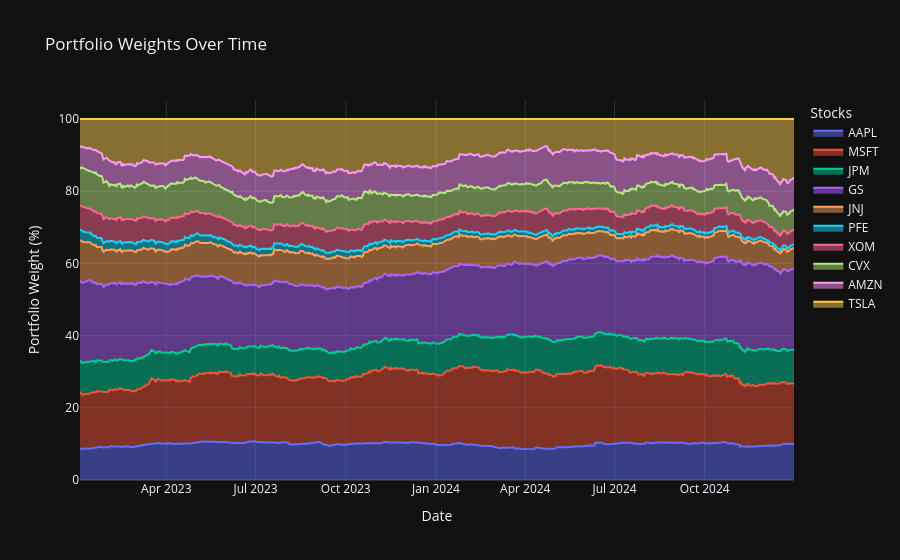

Notebook code cell kept with this figure:
### Markdown cell above
### Stacked Area Charts ###

### Code cell
# Stacked Area Charts
df_plot = df_daily_weights.copy()
df_plot["date"] = df_plot.index

# Plot
fig = px.area(
    df_plot,                                # Data
    x="date",                               # X-Axis
    y=df_plot.columns,                      # Columns: the variables of use
    title="Portfolio Weights Over Time",    # Title
    groupnorm="percent"                     # Ensure the weights sum 100%
)

fig.update_layout(
    yaxis_title="Portfolio Weight (%)",
    xaxis_title="Date",
    legend_title="Stocks"
)

fig.show()

### Figure 1 — Plotly figure (JSON) as saved in the notebook; plotly's stock layout.template omitted (floating-point values rounded to 4 significant figures; data arrays with more than 128 entries replaced by an {"elided": "..."} marker saying what was removed)
{"data": [{"fillpattern": {"shape": ""}, "groupnorm": "percent", "hovertemplate": "variable=AAPL<br>date=%{x}<br>value=%{y}<extra></extra>", "legendgroup": "AAPL", "line": {"color": "#636efa"}, "marker": {"symbol": "circle"}, "mode": "lines", "name": "AAPL", "orientation": "v", "showlegend": true, "stackgroup": "1", "x": {"elided": "502 str values"}, "xaxis": "x", "y": {"elided": "502 float values"}, "yaxis": "y", "type": "scatter"}, {"fillpattern": {"shape": ""}, "groupnorm": "percent", "hovertemplate": "variable=MSFT<br>date=%{x}<br>value=%{y}<extra></extra>", "legendgroup": "MSFT", "line": {"color": "#EF553B"}, "marker": {"symbol": "circle"}, "mode": "lines", "name": "MSFT", "orientation": "v", "showlegend": true, "stackgroup": "1", "x": {"elided": "502 str values"}, "xaxis": "x", "y": {"elided": "502 float values"}, "yaxis": "y", "type": "scatter"}, {"fillpattern": {"shape": ""}, "groupnorm": "percent", "hovertemplate": "variable=JPM<br>date=%{x}<br>value=%{y}<extra></extra>", "legendgroup": "JPM", "line": {"color": "#00cc96"}, "marker": {"symbol": "circle"}, "mode": "lines", "name": "JPM", "orientation": "v", "showlegend": true, "stackgroup": "1", "x": {"elided": "502 str values"}, "xaxis": "x", "y": {"elided": "502 float values"}, "yaxis": "y", "type": "scatter"}, {"fillpattern": {"shape": ""}, "groupnorm": "percent", "hovertemplate": "variable=GS<br>date=%{x}<br>value=%{y}<extra></extra>", "legendgroup": "GS", "line": {"color": "#ab63fa"}, "marker": {"symbol": "circle"}, "mode": "lines", "name": "GS", "orientation": "v", "showlegend": true, "stackgroup": "1", "x": {"elided": "502 str values"}, "xaxis": "x", "y": {"elided": "502 float values"}, "yaxis": "y", "type": "scatter"}, {"fillpattern": {"shape": ""}, "groupnorm": "percent", "hovertemplate": "variable=JNJ<br>date=%{x}<br>value=%{y}<extra></extra>", "legendgroup": "JNJ", "line": {"color": "#FFA15A"}, "marker": {"symbol": "circle"}, "mode": "lines", "name": "JNJ", "orientation": "v", "showlegend": true, "stackgroup": "1", "x": {"elided": "502 str values"}, "xaxis": "x", "y": {"elided": "502 float values"}, "yaxis": "y", "type": "scatter"}, {"fillpattern": {"shape": ""}, "groupnorm": "percent", "hovertemplate": "variable=PFE<br>date=%{x}<br>value=%{y}<extra></extra>", "legendgroup": "PFE", "line": {"color": "#19d3f3"}, "marker": {"symbol": "circle"}, "mode": "lines", "name": "PFE", "orientation": "v", "showlegend": true, "stackgroup": "1", "x": {"elided": "502 str values"}, "xaxis": "x", "y": {"elided": "502 float values"}, "yaxis": "y", "type": "scatter"}, {"fillpattern": {"shape": ""}, "groupnorm": "percent", "hovertemplate": "variable=XOM<br>date=%{x}<br>value=%{y}<extra></extra>", "legendgroup": "XOM", "line": {"color": "#FF6692"}, "marker": {"symbol": "circle"}, "mode": "lines", "name": "XOM", "orientation": "v", "showlegend": true, "stackgroup": "1", "x": {"elided": "502 str values"}, "xaxis": "x", "y": {"elided": "502 float values"}, "yaxis": "y", "type": "scatter"}, {"fillpattern": {"shape": ""}, "groupnorm": "percent", "hovertemplate": "variable=CVX<br>date=%{x}<br>value=%{y}<extra></extra>", "legendgroup": "CVX", "line": {"color": "#B6E880"}, "marker": {"symbol": "circle"}, "mode": "lines", "name": "CVX", "orientation": "v", "showlegend": true, "stackgroup": "1", "x": {"elided": "502 str values"}, "xaxis": "x", "y": {"elided": "502 float values"}, "yaxis": "y", "type": "scatter"}, {"fillpattern": {"shape": ""}, "groupnorm": "percent", "hovertemplate": "variable=AMZN<br>date=%{x}<br>value=%{y}<extra></extra>", "legendgroup": "AMZN", "line": {"color": "#FF97FF"}, "marker": {"symbol": "circle"}, "mode": "lines", "name": "AMZN", "orientation": "v", "showlegend": true, "stackgroup": "1", "x": {"elided": "502 str values"}, "xaxis": "x", "y": {"elided": "502 float values"}, "yaxis": "y", "type": "scatter"}, {"fillpattern": {"shape": ""}, "groupnorm": "percent", "hovertemplate": "variable=TSLA<br>date=%{x}<br>value=%{y}<extra></extra>", "legendgroup": "TSLA", "line": {"color": "#FECB52"}, "marker": {"symbol": "circle"}, "mode": "lines", "name": "TSLA", "orientation": "v", "showlegend": true, "stackgroup": "1", "x": {"elided": "502 str values"}, "xaxis": "x", "y": {"elided": "502 float values"}, "yaxis": "y", "type": "scatter"}], "layout": {"xaxis": {"anchor": "y", "domain": [0.0, 1.0], "title": {"text": "Date"}}, "yaxis": {"anchor": "x", "domain": [0.0, 1.0], "title": {"text": "Portfolio Weight (%)"}}, "legend": {"title": {"text": "Stocks"}, "tracegroupgap": 0}, "title": {"text": "Portfolio Weights Over Time"}}}
